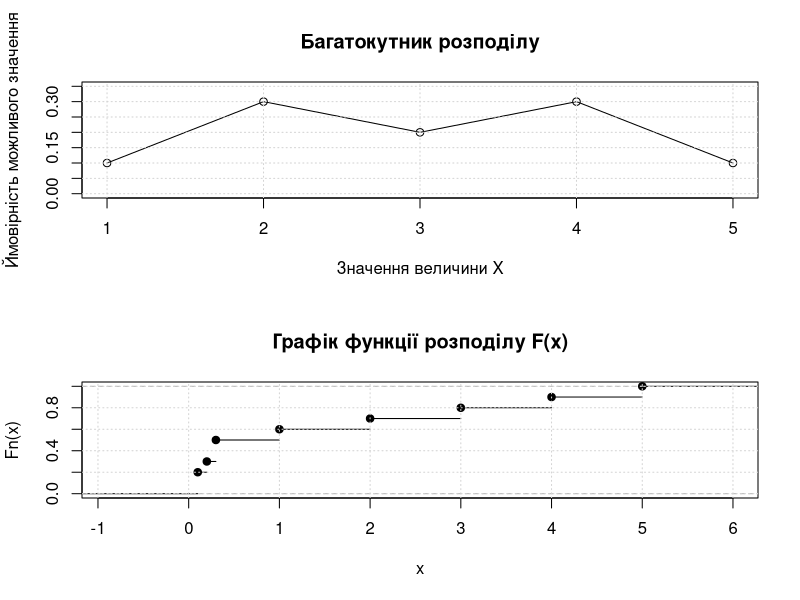

Here is the R script that generated this plot:
X <- c(1, 2, 3, 4, 5)
P <- c(.1, .3, .2, .3, .1)

par(mfrow = c(2, 1))

plot(x = X, y = P,
     type = "l",
     ylim = c(0, 0.35),
     main = "Багатокутник розподілу",
     xlab = "Значення величини X",
     ylab = "Ймовірність можливого значення")

points(X, P)
grid()


plot(ecdf(rbind(X, P)),
     main = "Графік функції розподілу F(x)")
grid()
